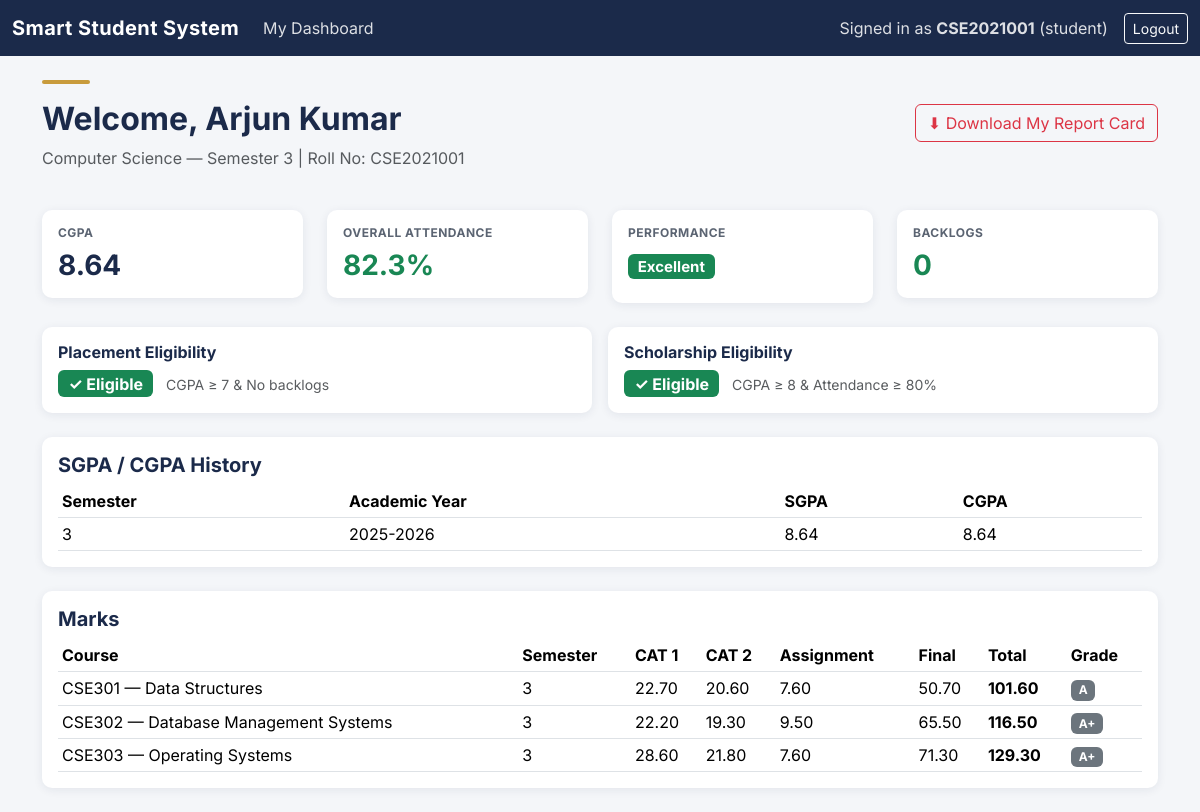
The app's page /student/dashboard.php (signed in) with its own data.
### tables this page shows
CREATE TABLE `students` (
  `student_id` int(11) NOT NULL,
  `user_id` int(11) DEFAULT NULL,
  `roll_number` varchar(20) NOT NULL,
  `full_name` varchar(100) NOT NULL,
  `dob` date DEFAULT NULL,
  `gender` enum('Male','Female','Other') DEFAULT NULL,
  `department_id` int(11) DEFAULT NULL,
  `current_semester` int(11) DEFAULT 1,
  `batch_year` year(4) DEFAULT NULL,
  `phone` varchar(15) DEFAULT NULL,
  `address` text DEFAULT NULL,
  `photo_path` varchar(255) DEFAULT NULL,
  `admission_date` date DEFAULT NULL
);

CREATE TABLE `departments` (
  `department_id` int(11) NOT NULL,
  `department_name` varchar(100) NOT NULL,
  `department_code` varchar(10) NOT NULL
);

CREATE TABLE `semester_gpa` (
  `gpa_id` int(11) NOT NULL,
  `student_id` int(11) NOT NULL,
  `semester` int(11) NOT NULL,
  `academic_year` varchar(9) NOT NULL,
  `sgpa` decimal(4,2) DEFAULT NULL,
  `cgpa` decimal(4,2) DEFAULT NULL,
  `calculated_at` timestamp NOT NULL DEFAULT current_timestamp()
);

CREATE TABLE `marks` (
  `marks_id` int(11) NOT NULL,
  `student_id` int(11) NOT NULL,
  `course_id` int(11) NOT NULL,
  `academic_year` varchar(9) NOT NULL,
  `semester` int(11) NOT NULL,
  `cat1` decimal(5,2) DEFAULT 0.00,
  `cat2` decimal(5,2) DEFAULT 0.00,
  `assignment` decimal(5,2) DEFAULT 0.00,
  `final_exam` decimal(5,2) DEFAULT 0.00,
  `total` decimal(6,2) GENERATED ALWAYS AS (`cat1` + `cat2` + `assignment` + `final_exam`) STORED,
  `grade` varchar(2) DEFAULT NULL,
  `grade_point` decimal(3,1) DEFAULT NULL
);

CREATE TABLE `courses` (
  `course_id` int(11) NOT NULL,
  `course_code` varchar(20) NOT NULL,
  `course_name` varchar(100) NOT NULL,
  `credits` int(11) NOT NULL,
  `semester` int(11) NOT NULL,
  `department_id` int(11) DEFAULT NULL
);

### includes/gpa.php (called while the page is built, shortened)
<?php
function getLatestCGPA(PDO $pdo, int $studentId): float {
    $stmt = $pdo->prepare(
        'SELECT cgpa FROM semester_gpa WHERE student_id = ? ORDER BY calculated_at DESC LIMIT 1'
    );
    $stmt->execute([$studentId]);
    return (float)($stmt->fetchColumn() ?? 0);
}
function predictPerformance(float $marksAvgPct, float $attendancePct): string {
    $score = ($marksAvgPct * 0.7) + ($attendancePct * 0.3);
    if ($score >= 80) return 'Excellent';
    return 'At Risk';
}

### student/dashboard.php (the view, shortened to what this page needs)
<?php
require_once __DIR__ . '/../config/db.php';
require_once __DIR__ . '/../includes/gpa.php';
$stmt = $pdo->prepare('SELECT s.*, d.department_name FROM students s LEFT JOIN departments d ON d.department_id = s.department_id WHERE s.user_id = ?');
$stmt->execute([$_SESSION['user_id']]);
$student = $stmt->fetch();
$sid = $student['student_id'];
$cgpa = getLatestCGPA($pdo, $sid);
$attStmt = $pdo->prepare(
    'SELECT COUNT(*) AS total, SUM(status="Present") AS present FROM attendance WHERE student_id = ?'
);
$attStmt->execute([$sid]);
$att = $attStmt->fetch();
$attendancePct = ($att['total'] > 0) ? round($att['present'] / $att['total'] * 100, 1) : 0;
$marksStmt = $pdo->prepare(
    'SELECT m.*, c.course_name, c.course_code FROM marks m
     JOIN courses c ON c.course_id = m.course_id
     WHERE m.student_id = ? ORDER BY m.semester DESC, c.course_name'
);
$marksStmt->execute([$sid]);
$marksList = $marksStmt->fetchAll();
$avgPct = 0;
if (!empty($marksList)) {
    $totals = array_filter(array_column($marksList, 'total'), fn($v) => $v !== null);
    $avgPct = count($totals) > 0 ? (array_sum($totals) / count($totals) / 145 * 100) : 0;
}
$prediction = predictPerformance($avgPct, $attendancePct);
$gpaHistory = $pdo->prepare('SELECT * FROM semester_gpa WHERE student_id = ? ORDER BY semester');
$gpaHistory->execute([$sid]);
$gpaHistory = $gpaHistory->fetchAll();
$backlogCount = $pdo->prepare('SELECT COUNT(*) FROM backlogs WHERE student_id = ? AND status = "Pending"');
$backlogCount->execute([$sid]);
$backlogCount = (int)$backlogCount->fetchColumn();
$placementEligible  = $cgpa >= 7 && $backlogCount === 0;
$scholarshipEligible = $cgpa >= 8 && $attendancePct >= 80;
$predBadge = match($prediction) {
    'Excellent'        => 'bg-success',
    'Good'             => 'bg-primary',
    'Average'          => 'bg-warning text-dark',
    'Needs Improvement'=> 'bg-orange text-dark',
    default            => 'bg-danger',
};
include __DIR__ . '/../includes/header.php';
?>
<div class="accent-bar"></div>
<div class="d-flex justify-content-between align-items-center flex-wrap gap-2">
<h2>Welcome, <?= htmlspecialchars($student['full_name']) ?></h2>
<a href="../admin/reports/report_card_pdf.php?student_id=<?= (int)$sid ?>" class="btn btn-outline-danger" target="_blank">⬇ Download My Report Card</a>
</div>
<p class="text-muted"><?= htmlspecialchars($student['department_name'] ?? '') ?> — Semester <?= htmlspecialchars((string)$student['current_semester']) ?> | Roll No: <?= htmlspecialchars($student['roll_number']) ?></p>
<div class="row g-4 mt-1">
  <div class="col-md-3">
    <div class="card p-3 stat-card">
      <h6>CGPA</h6>
      <h3><?= $cgpa > 0 ? number_format($cgpa, 2) : '—' ?></h3>
    </div>
  </div>
  <div class="col-md-3">
    <div class="card p-3 stat-card">
      <h6>Overall Attendance</h6>
      <h3 class="<?= $attendancePct < 75 ? 'text-danger' : 'text-success' ?>"><?= $att['total'] > 0 ? $attendancePct . '%' : '—' ?></h3>
    </div>
  </div>
  <div class="col-md-3">
    <div class="card p-3 stat-card">
      <h6>Performance</h6>
      <h5 class="mt-1"><span class="badge <?= $predBadge ?>"><?= $prediction ?></span></h5>
    </div>
  </div>
  <div class="col-md-3">
    <div class="card p-3 stat-card">
      <h6>Backlogs</h6>
      <h3 class="<?= $backlogCount > 0 ? 'text-danger' : 'text-success' ?>"><?= $backlogCount ?></h3>
    </div>
  </div>
</div>
<div class="row g-3 mt-2">
  <div class="col-md-6">
    <div class="card p-3 <?= $placementEligible ? 'border-success' : 'border-danger' ?>">
      <h6>Placement Eligibility</h6>
      <p class="mb-0">
        <?php if ($placementEligible): ?>
          <span class="badge bg-success fs-6">✓ Eligible</span>
          <span class="text-muted small ms-2">CGPA ≥ 7 &amp; No backlogs</span>
        <?php else: ?>
          <span class="badge bg-danger fs-6">✗ Not Eligible</span>
          <span class="text-muted small ms-2">Need CGPA ≥ 7 &amp; zero backlogs (Current: <?= number_format($cgpa,2) ?> CGPA, <?= $backlogCount ?> backlog(s))</span>
        <?php endif; ?>
      </p>
    </div>
  </div>
  <div class="col-md-6">
    <div class="card p-3 <?= $scholarshipEligible ? 'border-success' : 'border-danger' ?>">
      <h6>Scholarship Eligibility</h6>
      <p class="mb-0">
        <?php if ($scholarshipEligible): ?>
          <span class="badge bg-success fs-6">✓ Eligible</span>
          <span class="text-muted small ms-2">CGPA ≥ 8 &amp; Attendance ≥ 80%</span>
        <?php else: ?>
          <span class="badge bg-danger fs-6">✗ Not Eligible</span>
          <span class="text-muted small ms-2">Need CGPA ≥ 8 &amp; Attendance ≥ 80% (Current: <?= number_format($cgpa,2) ?>, <?= $attendancePct ?>%)</span>
        <?php endif; ?>
      </p>
    </div>
  </div>
</div>
<?php if (!empty($gpaHistory)): ?>
<div class="card mt-4">
  <div class="card-body">
    <h5>SGPA / CGPA History</h5>
    <div class="table-responsive">
      <table class="table table-sm table-hover mb-0">
        <thead><tr><th>Semester</th><th>Academic Year</th><th>SGPA</th><th>CGPA</th></tr></thead>
        <tbody>
          <?php foreach ($gpaHistory as $g): ?>
          <tr>
            <td><?= htmlspecialchars((string)$g['semester']) ?></td>
            <td><?= htmlspecialchars($g['academic_year']) ?></td>
            <td><?= number_format((float)$g['sgpa'], 2) ?></td>
            <td><?= number_format((float)$g['cgpa'], 2) ?></td>
          </tr>
          <?php endforeach; ?>
        </tbody>
      </table>
    </div>
  </div>
</div>
<?php endif; ?>
<?php if (!empty($marksList)): ?>
<div class="card mt-4">
  <div class="card-body">
    <h5>Marks</h5>
    <div class="table-responsive">
      <table class="table table-sm table-hover mb-0">
        <thead>
          <tr>
            <th>Course</th>
            <th>Semester</th>
            <th>CAT 1</th>
            <th>CAT 2</th>
            <th>Assignment</th>
            <th>Final</th>
            <th>Total</th>
            <th>Grade</th>
          </tr>
        </thead>
        <tbody>
          <?php foreach ($marksList as $m): ?>
          <tr>
            <td><?= htmlspecialchars($m['course_code'] . ' — ' . $m['course_name']) ?></td>
            <td><?= htmlspecialchars((string)$m['semester']) ?></td>
            <td><?= htmlspecialchars((string)($m['cat1'] ?? '—')) ?></td>
            <td><?= htmlspecialchars((string)($m['cat2'] ?? '—')) ?></td>
            <td><?= htmlspecialchars((string)($m['assignment'] ?? '—')) ?></td>
            <td><?= htmlspecialchars((string)($m['final_exam'] ?? '—')) ?></td>
            <td><strong><?= htmlspecialchars((string)($m['total'] ?? '—')) ?></strong></td>
            <td><span class="badge bg-secondary"><?= htmlspecialchars($m['grade'] ?? '—') ?></span></td>
          </tr>
          <?php endforeach; ?>
        </tbody>
      </table>
    </div>
  </div>
</div>
<?php endif; ?>
<?php include __DIR__ . '/../includes/footer.php'; ?>

### assets/css/style.css (style rules this page uses)
:root { --navy: #1B2A4A; --navy-light: #2A3F66; --gold: #C89B3C; --bg: #F4F6F9; --surface: #FFFFFF; --text: #1F2430; --text-muted: #5B6472; --success: #2E7D5B; --danger: #B3434E; }
body { background-color: var(--bg); color: var(--text); font-family: 'Inter', -apple-system, sans-serif; }
h1, h2, h3, h4, h5, h6 { font-weight: 700; color: var(--navy); }
.card { border: none; border-radius: 10px; box-shadow: 0 2px 10px rgba(27, 42, 74, 0.08); }
.accent-bar { height: 4px; width: 48px; background-color: var(--gold); border-radius: 2px; margin-bottom: 1rem; }
.stat-card h3 { color: var(--navy); margin-bottom: 0; }
.stat-card h6 { color: var(--text-muted); text-transform: uppercase; font-size: 0.75rem; letter-spacing: 0.04em; }

### records on screen
students: full_name "Arjun Kumar", department.department_name "Computer Science", current_semester "3", roll_number "CSE2021001", student_id.cgpa "8.64"
semester_gpa: semester "3", academic_year "2025-2026", sgpa "8.64", cgpa "8.64"
marks: course.course_name "CSE301 — Data Structures", semester "3", cat1 "22.70", cat2 "20.60", assignment "7.60", final_exam "50.70", total "101.60", grade "A"
marks: course.course_name "CSE302 — Database Management Systems", semester "3", cat1 "22.20", cat2 "19.30", assignment "9.50", final_exam "65.50", total "116.50", grade "A+"
marks: course.course_name "CSE303 — Operating Systems", semester "3", cat1 "28.60", cat2 "21.80", assignment "7.60", final_exam "71.30", total "129.30", grade "A+"

### other values on screen
$_SESSION['username'] "CSE2021001"
$_SESSION['role'] "student"
$attendancePct "82.3"
$prediction "Excellent"
$backlogCount "0"
